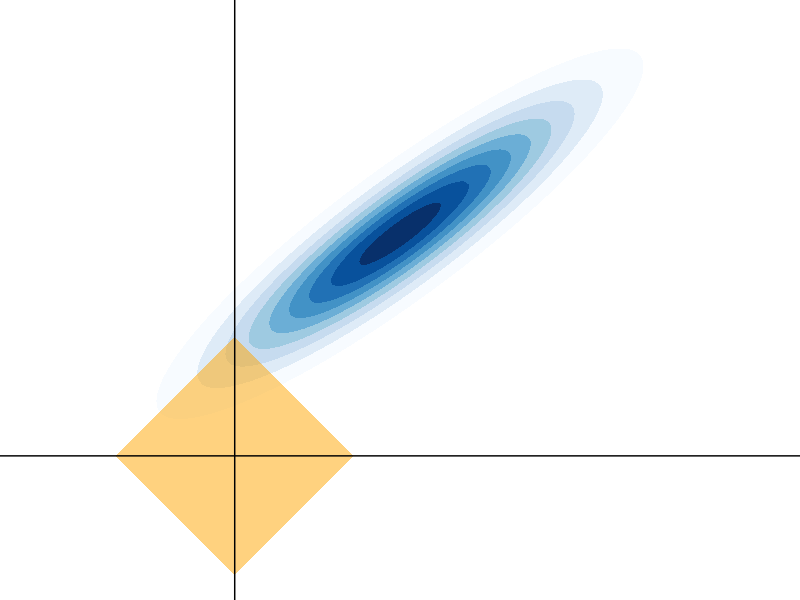
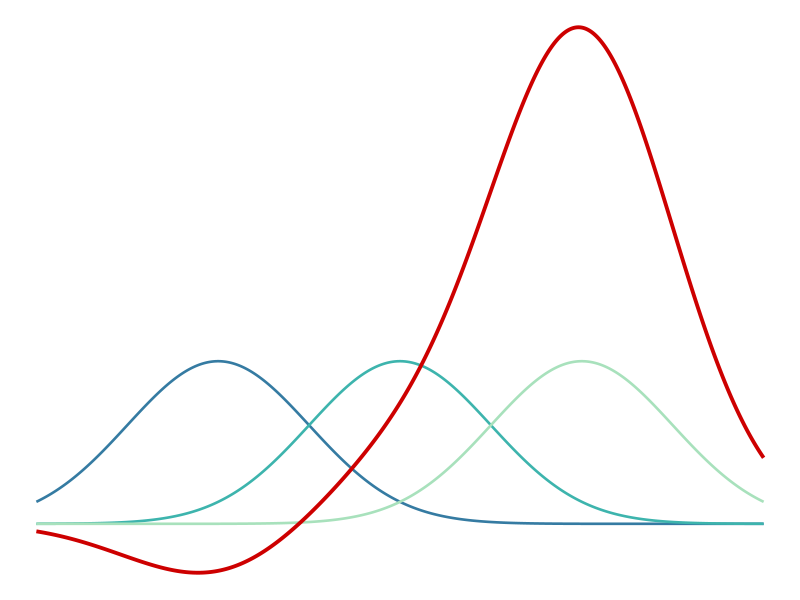
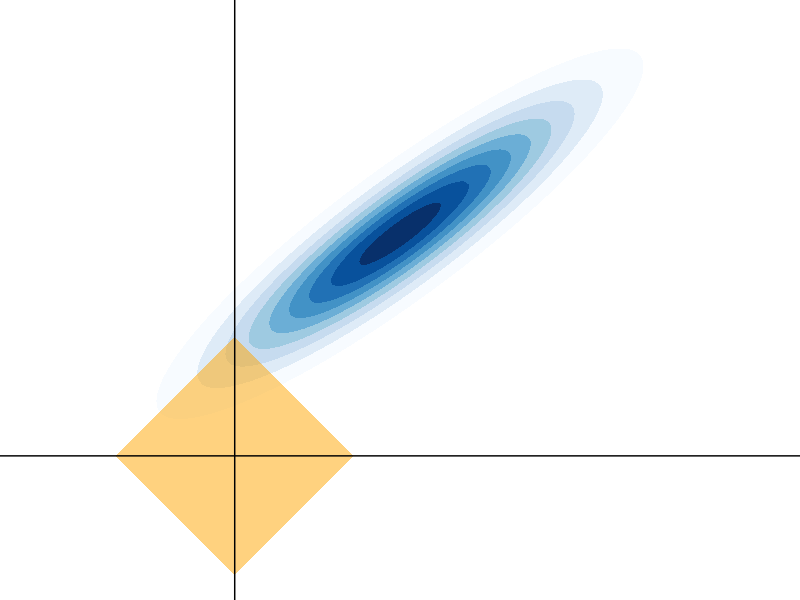

Write the R code that produced these figures, in order.


## Logo AR


# Rdge regression
library(ggplot2)
library(dplyr)
library(mvtnorm)
library(RColorBrewer)

set.seed(11)
sigma2 <- matrix(c(3, 3.5,
              3.5, 5), 
            nrow = 2, ncol = 2, byrow = TRUE)

mu2 <- c(X = 2.5, Y = 5.7)

s.mvn <- mvtnorm::rmvnorm(1000, mean = mu2, sigma = sigma2)
s.mvn <- s.mvn %>% as.data.frame()


data.grid <- expand.grid(s.1 = seq(-5, 8, length.out=200), s.2 = seq(-5, 12, length.out=200))
q.samp <- cbind(data.grid, prob = mvtnorm::dmvnorm(data.grid, mean = mu2, sigma = sigma2))
blues <- brewer.pal(n = 9, name = "Blues")
blues <- c("#FFFFFF", blues)
# blues <- c(adjustcolor( "white", alpha.f = 0.01), blues)


ggplot() + 
  # geom_contour(data=q.samp, aes(x=s.1,y=s.2,z=prob), bins = 4, lwd = 1, col = "plum2", alpha = .7) + 
  geom_contour_filled(data=q.samp, aes(x=s.1,y=s.2,z=prob)) +
  scale_fill_manual(values = blues) + 
  # geom_density_2d_filled(data = s.mvn, aes(x=X, y=Y), alpha = 0.95) + 
  geom_point(aes(x=0, y=0), col = "orange", pch = 18, cex = 80, alpha = 0.5) + 
  geom_vline(xintercept = 0) +
  geom_hline(yintercept = 0) +
  xlim(c(-3, 8)) + 
  ylim(c(-3, 11)) + 
  stat_ellipse(level = 0.9) +
  stat_ellipse(level = 0.95, color = 2) +
  stat_ellipse(level = 0.99, color = 3) + 
  # geom_point(aes(x=mu2[1], y=mu2[2]), cex = 2) + 
  theme_void() + 
  theme(legend.position = "none")

ggsave('assets/logo.png', width = 7)


# basis function
  
x <- seq(from  = -2, to = 2, length.out = 1000)
y1 <- dnorm(x = x, mean = -1, sd = 0.5)
y2 <- dnorm(x = x, mean = 0, sd = 0.5)
y3 <- dnorm(x = x, mean = 1, sd = 0.5)
y4 <- -0.342*y1 + 0.384*y2 + 3*y3

data.frame(
  x=rep(x, times = 4), 
  y = c(y1, y2, y3, y4), 
  z = rep(c("basis1", "basis2", "basis3", "res"), each = length(x))
) -> dat2plot

ggplot() + 
  geom_line(data = dat2plot %>% dplyr::filter(!z %in% "res"), aes(x=x, y=y, col = z), lwd = 0.9) + 
  # scale_color_viridis_d(option = "H", begin = 0.6, end = 0.9) + 
  # scale_color_viridis_d(option = "B", begin = 0.6, end = 0.9) + 
  scale_color_viridis_d(option = "G", begin = 0.5, end = 0.9) + 
  geom_line(data = dat2plot %>% dplyr::filter(z %in% "res"), aes(x=x, y=y), lwd = 1.3, col = "red3") + 
  theme_void() + 
  theme(legend.position = "none")







##
##

